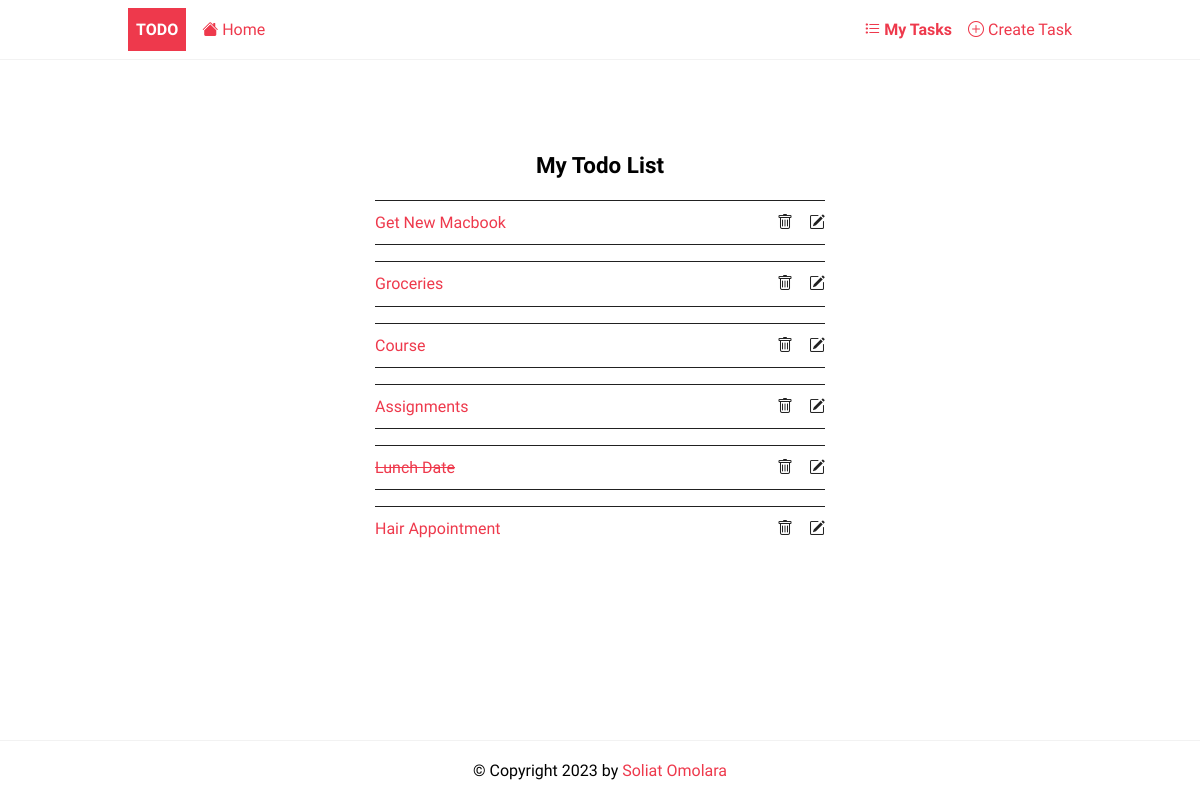
/tasks/, run on an earlier commit of the app's database.
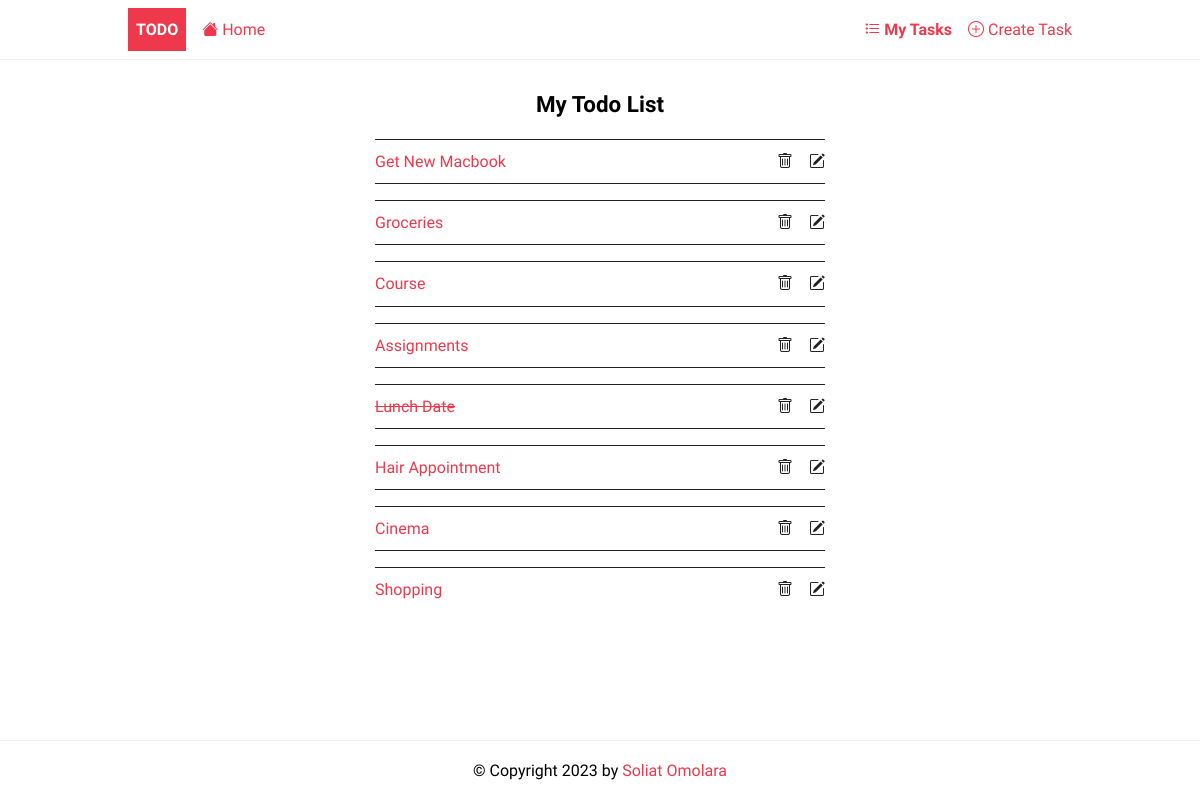
And on a later commit of the database.
### todoapp/models.py (models this page shows, shortened)
class Todo(models.Model):
    user = models.ForeignKey(User, on_delete=models.CASCADE, null=True, blank=True)
    title = models.CharField(max_length=250)
    description = models.TextField(null=True, blank=True)
    completed = models.BooleanField(default=False)
    created = models.DateTimeField(auto_now_add=True)

### todoapp/views.py (the view)
# urls.py: path('tasks/', TodoList.as_view(),name='tasks'),
class TodoList(ListView):
    model = Todo
    context_object_name = 'tasks'

### todoapp/templates/todoapp/todo_list.html
{%extends 'todoapp/base.html'%}
{%block content%}
<div class="center">
	<h2>My Todo List</h2>
	{% if tasks %}
	<ul class="tasks">
		{% for task in tasks %}
			<li><li><a href="{% url 'details' task.id %}" class="{% if task.completed%}completed{%endif%}">{{ task.title }}</a>
				 <div  class="task-controls">
				 	<a href="#"><i class="bi bi-trash"></i> </a>
					<a href="#"><i class="bi bi-pencil-square"></i></a>
		         </div>
		    </li>
		{% endfor %}
	{% else %}
		<p>🎉 Yay, you have no pending tasks!</p>
	{% endif %}
	</ul>
</div>
{%endblock content%}

What changed in the data, as far as the page shows it:
added Todo: title "Cinema"
added Todo: title "Shopping"
